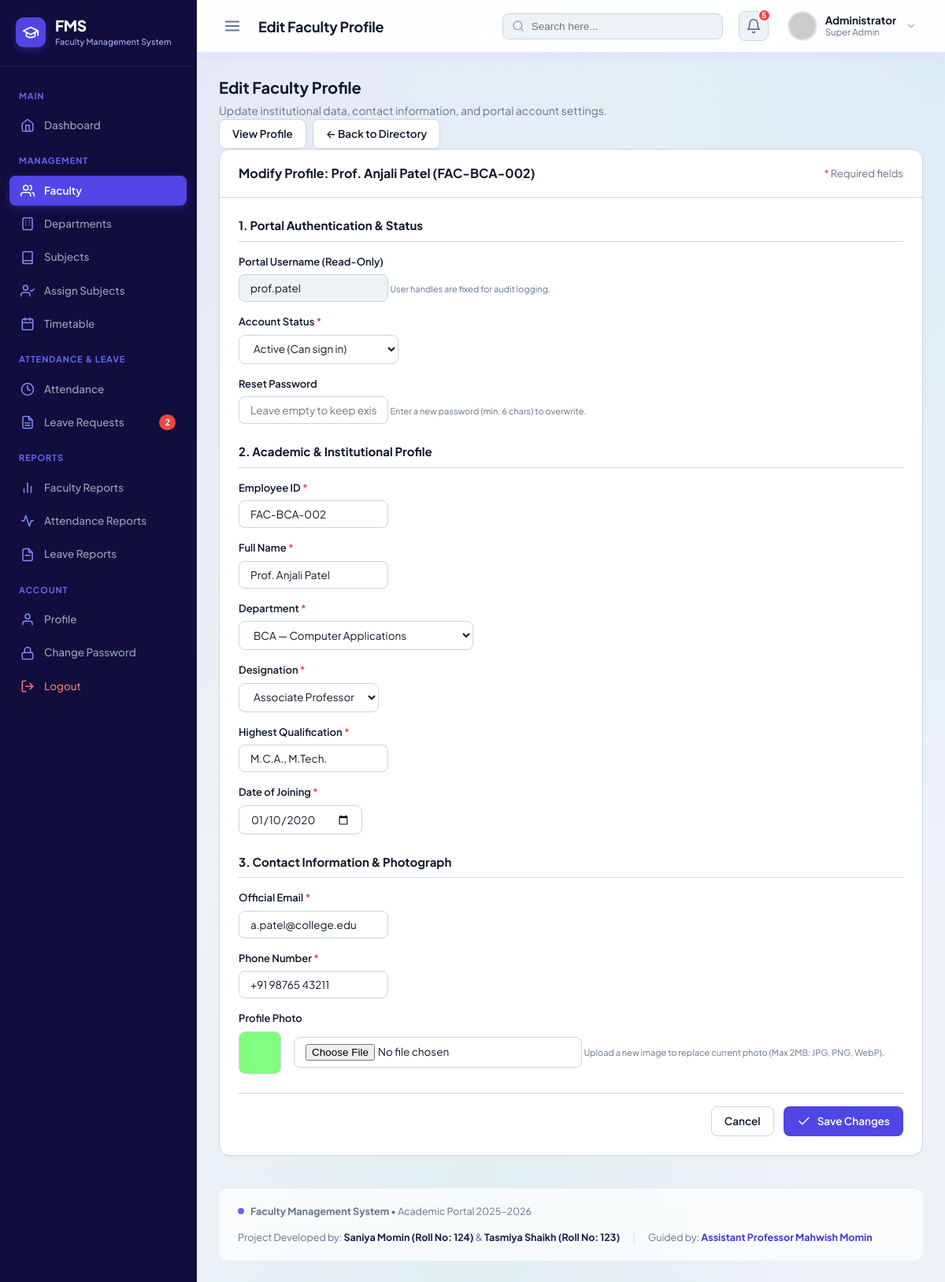
Page /fms/admin/faculty/edit.php?id=2 on the committed database.
### tables this page shows
CREATE TABLE `faculty` (
  `id` INT AUTO_INCREMENT PRIMARY KEY,
  `user_id` INT NOT NULL UNIQUE,
  `department_id` INT NOT NULL,
  `emp_id` VARCHAR(20) NOT NULL UNIQUE,
  `full_name` VARCHAR(100) NOT NULL,
  `email` VARCHAR(100) NOT NULL UNIQUE,
  `phone` VARCHAR(20) NOT NULL,
  `designation` VARCHAR(100) NOT NULL,
  `qualification` VARCHAR(100) NOT NULL,
  `joining_date` DATE NOT NULL,
  `photo` VARCHAR(255) DEFAULT 'default_avatar.png',
  `created_at` TIMESTAMP DEFAULT CURRENT_TIMESTAMP,
  INDEX `idx_faculty_dept` (`department_id`),
  INDEX `idx_faculty_emp_id` (`emp_id`),
  CONSTRAINT `fk_faculty_user` FOREIGN KEY (`user_id`) 
    REFERENCES `users` (`id`) ON DELETE CASCADE ON UPDATE CASCADE,
  CONSTRAINT `fk_faculty_department` FOREIGN KEY (`department_id`) 
    REFERENCES `departments` (`id`) ON DELETE RESTRICT ON UPDATE CASCADE
);

CREATE TABLE `users` (
  `id` INT AUTO_INCREMENT PRIMARY KEY,
  `username` VARCHAR(50) NOT NULL UNIQUE,
  `password` VARCHAR(255) NOT NULL,
  `role` ENUM('admin', 'faculty') NOT NULL DEFAULT 'faculty',
  `status` ENUM('active', 'inactive') NOT NULL DEFAULT 'active',
  `created_at` TIMESTAMP DEFAULT CURRENT_TIMESTAMP,
  INDEX `idx_users_role` (`role`),
  INDEX `idx_users_status` (`status`)
);

CREATE TABLE `departments` (
  `id` INT AUTO_INCREMENT PRIMARY KEY,
  `dept_code` VARCHAR(10) NOT NULL UNIQUE,
  `dept_name` VARCHAR(100) NOT NULL,
  `description` VARCHAR(255) DEFAULT NULL,
  `created_at` TIMESTAMP DEFAULT CURRENT_TIMESTAMP
);

### fms/includes/functions.php (called while the page is built, shortened)
<?php
function escape($string) {
    return htmlspecialchars((string)($string ?? ''), ENT_QUOTES, 'UTF-8');
}

### fms/admin/faculty/edit.php (the view, shortened to what this page needs)
<?php
require_once __DIR__ . '/../../includes/admin-auth.php';
$db = getDB();
$id = (int)($_GET['id'] ?? 0);
try {
    $stmt = $db->prepare("
        SELECT f.*, u.username, u.status AS account_status, d.dept_name, d.dept_code
        FROM faculty f
        JOIN users u ON f.user_id = u.id
        JOIN departments d ON f.department_id = d.id
        WHERE f.id = ?
    ");
    $stmt->execute([$id]);
    $faculty = $stmt->fetch();
} catch (Exception $e) {
    error_log("Edit Faculty Fetch Error: " . $e->getMessage());
    setFlashMessage('danger', 'Error retrieving faculty profile.');
    header('Location: ' . BASE_URL . 'admin/faculty/index.php');
    exit;
}
$departments = [];
try {
    $deptStmt = $db->query("SELECT id, dept_code, dept_name FROM departments ORDER BY dept_code ASC");
    $departments = $deptStmt->fetchAll();
} catch (Exception $e) {
}
$empId = $faculty['emp_id'];
$fullName = $faculty['full_name'];
$departmentId = (int)$faculty['department_id'];
$designation = $faculty['designation'];
$qualification = $faculty['qualification'];
$joiningDate = $faculty['joining_date'];
$email = $faculty['email'];
$phone = $faculty['phone'];
$status = $faculty['account_status'];
$currentPhotoUrl = BASE_URL . 'assets/images/default_avatar.png';
include __DIR__ . '/../../includes/header.php';
?>
<div class="content-header">
    <div>
        <h2 style="font-size: 20px; font-weight: 700; color: var(--text); margin: 0 0 4px;">Edit Faculty Profile</h2>
        <p style="color: var(--text-muted); font-size: 14px; margin: 0;">Update institutional data, contact information, and portal account settings.</p>
    </div>
    <div style="display: flex; gap: 8px;">
        <a href="<?php echo BASE_URL; ?>admin/faculty/view.php?id=<?php echo $id; ?>" class="btn btn-secondary">
            View Profile
        </a>
        <a href="<?php echo BASE_URL; ?>admin/faculty/index.php" class="btn btn-secondary">
            &larr; Back to Directory
        </a>
    </div>
</div>
<div class="card" style="max-width: 900px; margin: 0 auto;">
    <div class="card-header">
        <h3 class="card-title">Modify Profile: <?php echo escape($faculty['full_name']); ?> (<?php echo escape($faculty['emp_id']); ?>)</h3>
        <span style="font-size: 13px; color: var(--text-muted);"><span style="color: var(--danger);">*</span> Required fields</span>
    </div>
    <div class="card-body">
        <form method="POST" action="" enctype="multipart/form-data" novalidate>
            <div style="font-weight: 700; color: var(--primary-dark); font-size: 15px; margin-bottom: 16px; padding-bottom: 8px; border-bottom: 1px solid var(--border);">
                1. Portal Authentication &amp; Status
            </div>
            <div class="form-grid" style="grid-template-columns: repeat(auto-fit, minmax(240px, 1fr));">
                <div class="form-group">
                    <label class="form-label">Portal Username (Read-Only)</label>
                    <input type="text" class="form-control" value="<?php echo escape($faculty['username']); ?>" readonly style="background: #EDF2F7; cursor: not-allowed;">
                    <small style="color: var(--text-muted); font-size: 11px;">User handles are fixed for audit logging.</small>
                </div>
                <div class="form-group">
                    <label for="status" class="form-label">Account Status <span style="color: var(--danger);">*</span></label>
                    <select id="status" name="status" class="form-control" required>
                        <option value="active" <?php echo ($status === 'active') ? 'selected' : ''; ?>>Active (Can sign in)</option>
                    </select>
                </div>
                <div class="form-group">
                    <label for="new_password" class="form-label">Reset Password</label>
                    <input type="password"
                           id="new_password"
                           name="new_password"
                           class="form-control"
                           placeholder="Leave empty to keep existing password">
                    <small style="color: var(--text-muted); font-size: 11px;">Enter a new password (min. 6 chars) to overwrite.</small>
                </div>
            </div>
            <div style="font-weight: 700; color: var(--primary-dark); font-size: 15px; margin: 24px 0 16px; padding-bottom: 8px; border-bottom: 1px solid var(--border);">
                2. Academic &amp; Institutional Profile
            </div>
            <div class="form-grid" style="grid-template-columns: repeat(auto-fit, minmax(240px, 1fr));">
                <div class="form-group">
                    <label for="emp_id" class="form-label">
                        Employee ID <span style="color: var(--danger);">*</span>
                    </label>
                    <input type="text"
                           id="emp_id"
                           name="emp_id"
                           class="form-control"
                           value="<?php echo escape($empId); ?>"
                           required
                           style="text-transform: uppercase;">
                </div>
                <div class="form-group">
                    <label for="full_name" class="form-label">
                        Full Name <span style="color: var(--danger);">*</span>
                    </label>
                    <input type="text"
                           id="full_name"
                           name="full_name"
                           class="form-control"
                           value="<?php echo escape($fullName); ?>"
                           required>
                </div>
                <div class="form-group">
                    <label for="department_id" class="form-label">
                        Department <span style="color: var(--danger);">*</span>
                    </label>
                    <select id="department_id" name="department_id" class="form-control" required>
                        <?php foreach ($departments as $dept): ?>
                            <option value="<?php echo (int)$dept['id']; ?>" <?php echo ($departmentId === (int)$dept['id']) ? 'selected' : ''; ?>>
                                <?php echo escape($dept['dept_code']); ?> — <?php echo escape($dept['dept_name']); ?>
                            </option>
                        <?php endforeach; ?>
                    </select>
                </div>
                <div class="form-group">
                    <label for="designation" class="form-label">
                        Designation <span style="color: var(--danger);">*</span>
                    </label>
                    <select id="designation" name="designation" class="form-control" required>
                        <?php
                            $designations = ['Professor & HOD', 'Professor', 'Associate Professor', 'Assistant Professor', 'Lecturer', 'Visiting Faculty'];
                            foreach ($designations as $des):
                        ?>
                            <option value="<?php echo escape($des); ?>" <?php echo ($designation === $des) ? 'selected' : ''; ?>>
                                <?php echo escape($des); ?>
                            </option>
                        <?php endforeach; ?>
                    </select>
                </div>
                <div class="form-group">
                    <label for="qualification" class="form-label">
                        Highest Qualification <span style="color: var(--danger);">*</span>
                    </label>
                    <input type="text"
                           id="qualification"
                           name="qualification"
                           class="form-control"
                           value="<?php echo escape($qualification); ?>"
                           required>
                </div>
                <div class="form-group">
                    <label for="joining_date" class="form-label">
                        Date of Joining <span style="color: var(--danger);">*</span>
                    </label>
                    <input type="date"
                           id="joining_date"
                           name="joining_date"
                           class="form-control"
                           value="<?php echo escape($joiningDate); ?>"
                           required>
                </div>
            </div>
            <div style="font-weight: 700; color: var(--primary-dark); font-size: 15px; margin: 24px 0 16px; padding-bottom: 8px; border-bottom: 1px solid var(--border);">
                3. Contact Information &amp; Photograph
            </div>
            <div class="form-grid" style="grid-template-columns: repeat(auto-fit, minmax(240px, 1fr));">
                <div class="form-group">
                    <label for="email" class="form-label">
                        Official Email <span style="color: var(--danger);">*</span>
                    </label>
                    <input type="email"
                           id="email"
                           name="email"
                           class="form-control"
                           value="<?php echo escape($email); ?>"
                           required>
                </div>
                <div class="form-group">
                    <label for="phone" class="form-label">
                        Phone Number <span style="color: var(--danger);">*</span>
                    </label>
                    <input type="tel"
                           id="phone"
                           name="phone"
                           class="form-control"
                           value="<?php echo escape($phone); ?>"
                           required>
                </div>
                <div class="form-group" style="grid-column: 1 / -1;">
                    <label for="photo" class="form-label">Profile Photo</label>
                    <div style="display: flex; gap: 16px; align-items: center; margin-bottom: 8px;">
                        <img src="<?php echo escape($currentPhotoUrl); ?>"
                             alt="Current Photo"
                             style="width: 54px; height: 54px; border-radius: 8px; object-fit: cover; border: 1px solid var(--border);"
>
                        <div style="flex: 1;">
                            <input type="file"
                                   id="photo"
                                   name="photo"
                                   class="form-control"
                                   accept="image/jpeg,image/png,image/webp">
                            <small style="color: var(--text-muted); font-size: 11px;">Upload a new image to replace current photo (Max 2MB: JPG, PNG, WebP).</small>
                        </div>
                    </div>
                </div>
            </div>
            <div style="display: flex; gap: 12px; justify-content: flex-end; margin-top: 24px; padding-top: 16px; border-top: 1px solid var(--border);">
                <a href="<?php echo BASE_URL; ?>admin/faculty/view.php?id=<?php echo $id; ?>" class="btn btn-secondary">
                    Cancel
                </a>
                <button type="submit" class="btn btn-primary">
                    <svg width="18" height="18" viewBox="0 0 24 24" fill="none" stroke="currentColor" stroke-width="2" stroke-linecap="round" stroke-linejoin="round">
                        <polyline points="20 6 9 17 4 12"/>
                    </svg>
                    Save Changes
                </button>
            </div>
        </form>
    </div>
</div>
<?php include __DIR__ . '/../../includes/footer.php'; ?>

### fms/assets/css/style.css (style rules this page uses)
:root { --primary: #4F46E5; --primary-hover: #4338CA; --primary-light: #EEF2FF; --sidebar-bg: #110D3D; --sidebar-hover: rgba(255, 255, 255, 0.07); --sidebar-active: #4F46E5; --sidebar-text: #94A3B8; --sidebar-text-active: #FFFFFF; --sidebar-header: #6366F1; --bg-main: #EDF2F7; --surface: #FFFFFF; --surface-subtle: #E2E8F0; --text-main: #0F172A; --text-muted: #64748B; --text-light: #94A3B8; --border: #CBD5E1; --border-light: #E2E8F0; --success: #10B981; --success-bg: #DCFCE7; --success-text: #15803D; --warning: #F59E0B; --warning-bg: #FEF3C7; --warning-text: #B45309; --danger: #EF4444; --danger-bg: #FEE2E2; --danger-text: #B91C1C; --info: #0284C7; --info-bg: #E0F2FE; --info-text: #0369A1; --sidebar-width: 250px; --topbar-height: 68px; --radius-sm: 6px; --radius-md: 10px; --radius-lg: 14px; }
*, *::before, *::after { box-sizing: border-box; margin: 0; padding: 0; }
body { font-family: 'Plus Jakarta Sans', -apple-system, BlinkMacSystemFont, "Segoe UI", Roboto, sans-serif; background-color: #EDF2F7; background-image: radial-gradient(at 0% 0%, rgba(99, 102, 241, 0.09) 0px, transparent 50%), radial-gradient(at 100% 0%, rgba(14, 165, 233, 0.08) 0px, transparent 50%), radial-gradient(at 50% 100%, rgba(16, 185, 129, 0.06) 0px, transparent 50%); background-attachment: fixed; color: var(--text-main); font-size: 14px; line-height: 1.5; -webkit-font-smoothing: antialiased; }
a { color: var(--primary); text-decoration: none; transition: color 0.15s ease; }
.card { background: #FFFFFF; border: 1px solid var(--border); border-radius: var(--radius-lg); box-shadow: 0 1px 3px rgba(0, 0, 0, 0.02); overflow: hidden; }
.card-header { padding: 18px 24px; border-bottom: 1px solid var(--border); display: flex; align-items: center; justify-content: space-between; flex-wrap: wrap; gap: 12px; }
.card-title { font-size: 16px; font-weight: 700; color: var(--text-main); }
.card-body { padding: 24px; }
.form-control, .form-select { background: #FFFFFF; border: 1px solid var(--border); border-radius: 8px; padding: 8px 14px; font-size: 13.5px; color: var(--text-main); outline: none; transition: all 0.15s ease; font-family: inherit; }
.form-label { display: block; font-size: 13px; font-weight: 600; color: var(--text-main); margin-bottom: 6px; }
.form-group { margin-bottom: 16px; }
.btn { display: inline-flex; align-items: center; justify-content: center; gap: 8px; padding: 8px 16px; border-radius: 8px; font-size: 13.5px; font-weight: 600; cursor: pointer; transition: all 0.15s ease; border: 1px solid transparent; text-decoration: none; font-family: inherit; }
.btn-primary { background: var(--primary); color: #FFFFFF; }
.btn-secondary { background: #FFFFFF; border-color: var(--border); color: var(--text-main); }

### rows in the picture
faculty: full_name "Prof. Anjali Patel", emp "FAC-BCA-002", user.username "prof.patel", emp_id "FAC-BCA-002", department_id "BCA — Computer Applications", qualification "M.C.A., M.Tech.", joining_date "01/10/2020", email "a.patel@college.edu", phone "+91 98765 43211"
users: status "Active (Can sign in)"

### other values in the picture
$pendingLeaveCount "2"
$pageTitle "Edit Faculty Profile"
$currentUser['full_name'] ?: 'Administrator' "Administrator"
form field designation "Associate Professor"
